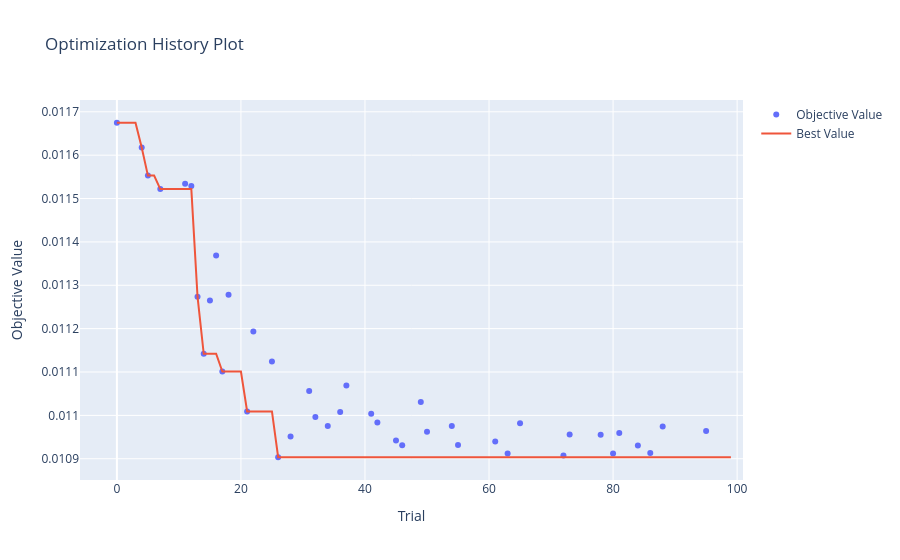
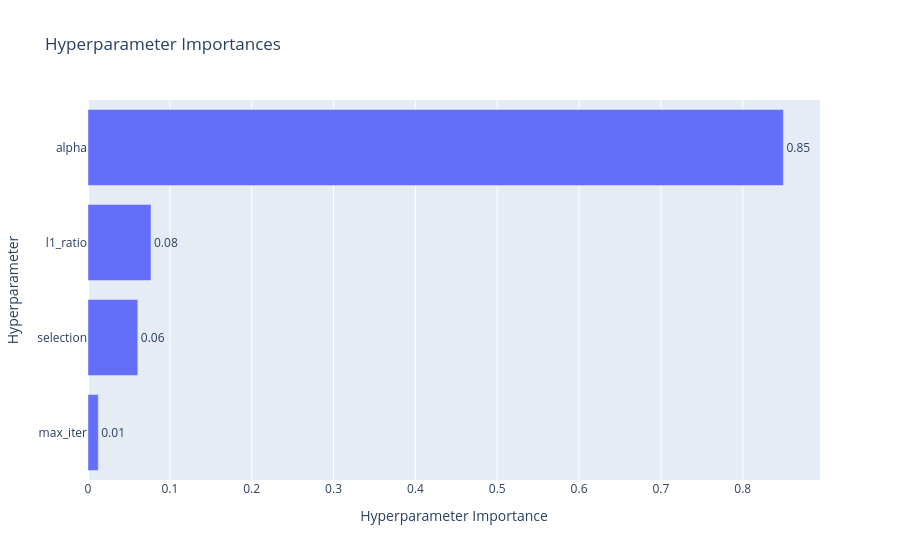
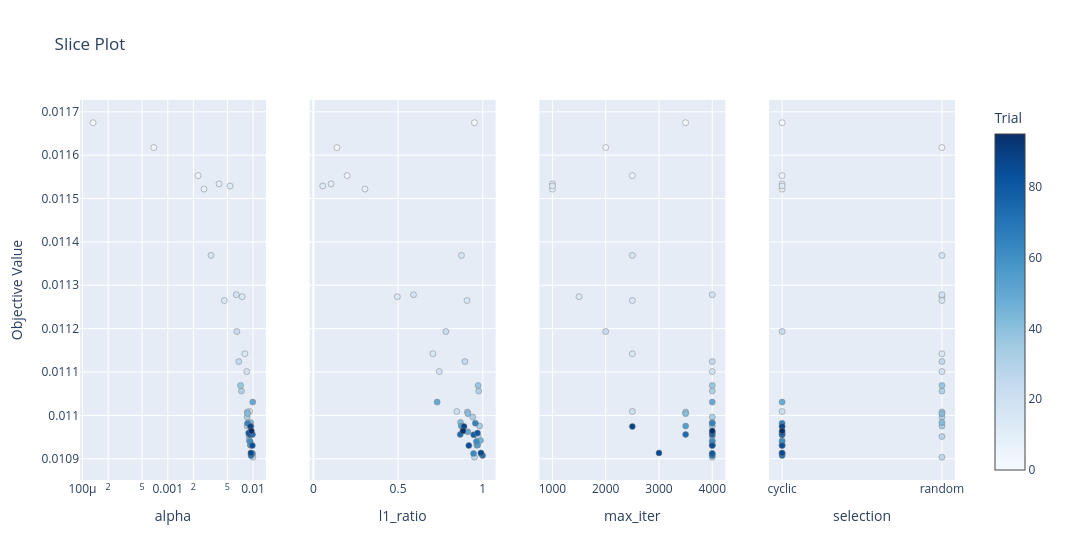
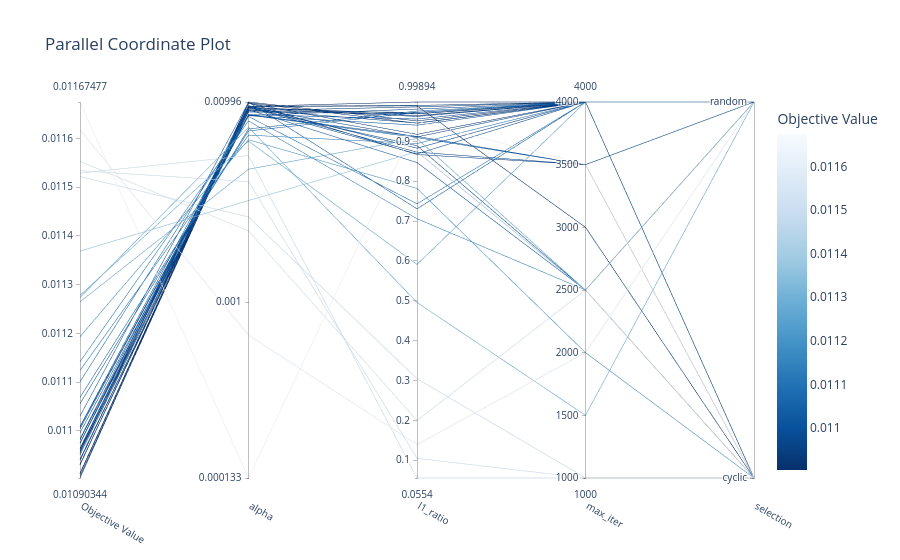

The code cell stored with these charts, in order, in its notebook:
### Code cell
study = results[0]["study"]

vis.plot_optimization_history(study).show()
vis.plot_param_importances(study).show()
vis.plot_slice(study).show()
vis.plot_parallel_coordinate(study).show()
vis.plot_contour(study).show()
vis.plot_edf(study).show()
